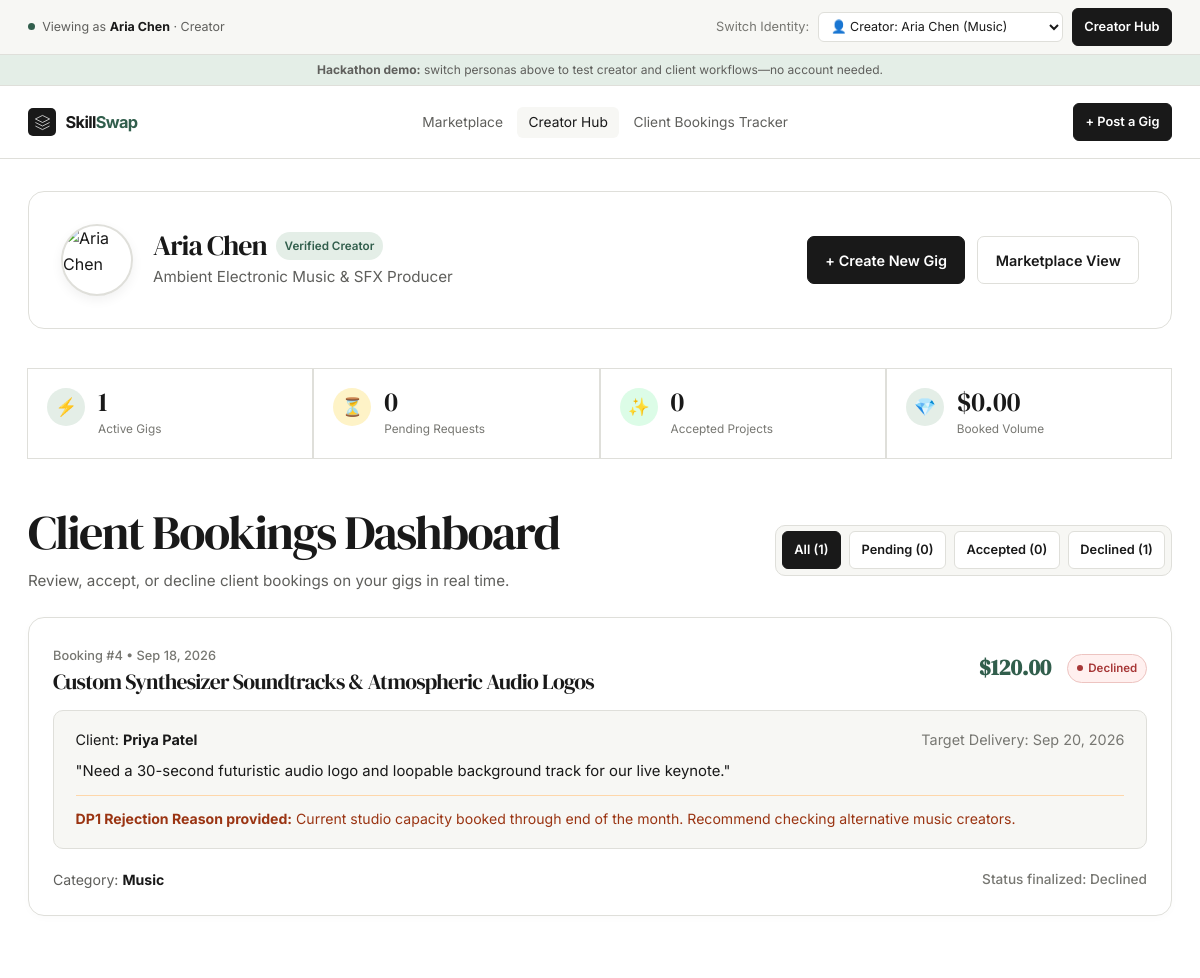
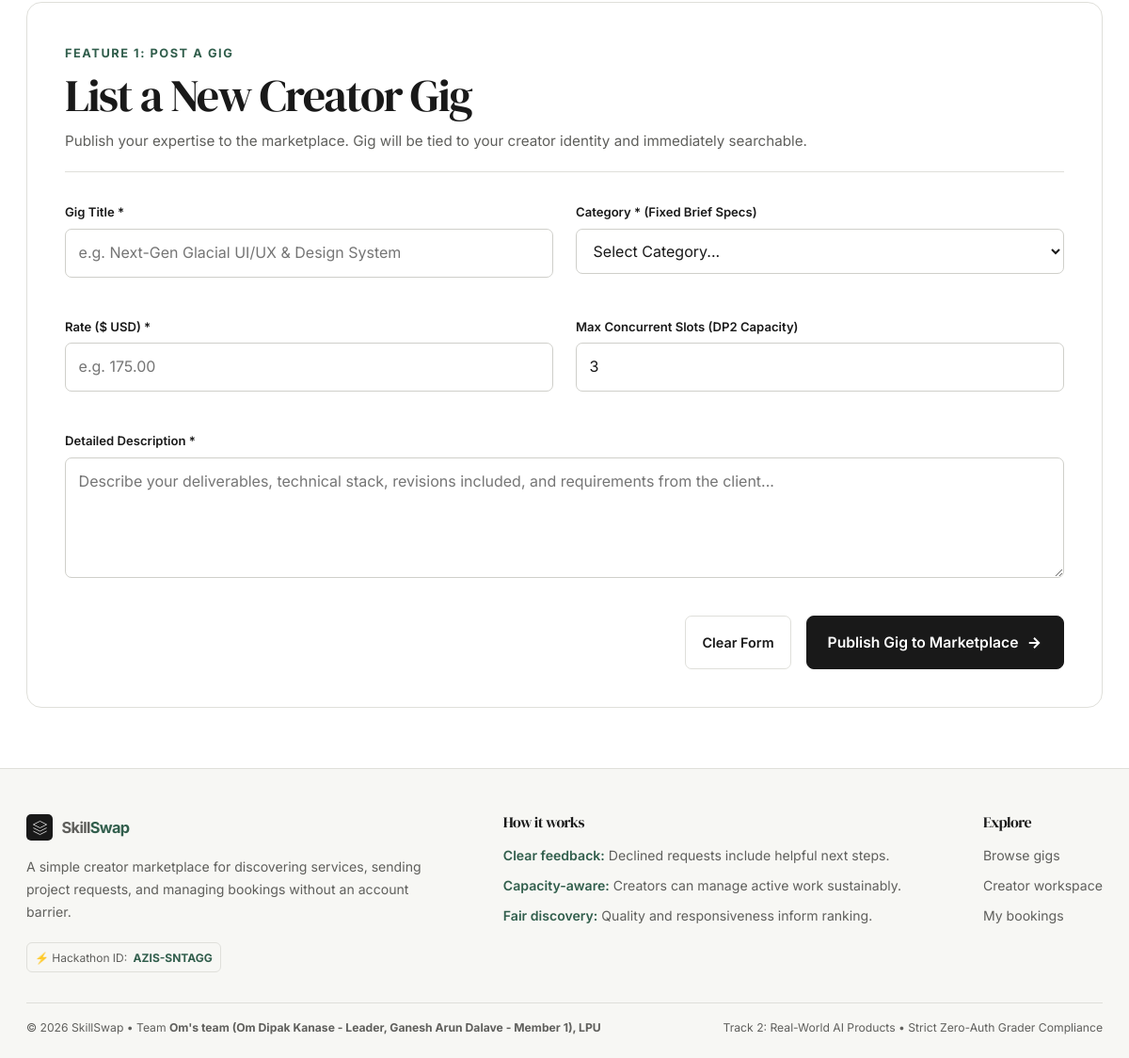
Page /creator.php?as_creator=3 on the committed database (2 pictures, top to bottom).
### tables this page shows
CREATE TABLE IF NOT EXISTS `bookings` (
    `id` INT AUTO_INCREMENT PRIMARY KEY,
    `gig_id` INT NOT NULL,
    `gig_title` VARCHAR(200) NOT NULL,
    `category` VARCHAR(50) NOT NULL,
    `rate` DECIMAL(10, 2) NOT NULL,
    `creator_id` INT NOT NULL,
    `creator_name` VARCHAR(100) NOT NULL,
    `client_id` INT DEFAULT NULL,
    `client_name` VARCHAR(100) NOT NULL,
    `message` TEXT DEFAULT NULL,
    `status` ENUM('Pending', 'Accepted', 'Declined') NOT NULL DEFAULT 'Pending',
    `payment_status` ENUM('Unpaid', 'Held_In_Escrow', 'Released_To_Creator', 'Refunded') NOT NULL DEFAULT 'Unpaid',
    `decline_reason` VARCHAR(255) DEFAULT NULL,
    `booked_date` DATE DEFAULT NULL,
    `created_at` TIMESTAMP DEFAULT CURRENT_TIMESTAMP,
    `updated_at` TIMESTAMP DEFAULT CURRENT_TIMESTAMP ON UPDATE CURRENT_TIMESTAMP,
    INDEX `idx_creator_status` (`creator_id`, `status`),
    INDEX `idx_client_status` (`client_name`, `status`),
    INDEX `idx_gig_status` (`gig_id`, `status`),
    INDEX `idx_payment_status` (`payment_status`)
);

### creator.php (the view, shortened to what the rows shown need)
<?php
require_once __DIR__ . '/includes/functions.php';
$activePersona = getActivePersona();
$isCreator = ($activePersona['type'] === 'creator');
$currentCreatorId = $isCreator ? (int)$activePersona['id'] : 1;
$creatorData = DEMO_CREATORS[$currentCreatorId] ?? DEMO_CREATORS[1];
$statusFilter = $_GET['status'] ?? null;
$creatorBookings = $isCreator ? getCreatorBookings($currentCreatorId, $statusFilter) : [];
require_once __DIR__ . '/includes/header.php';
?>
<main class="container" style="padding-top: 2rem;">
    <div class="glass-panel" style="padding: 2rem; margin-bottom: 2.5rem; display: flex; align-items: center; justify-content: space-between; flex-wrap: wrap; gap: 1.5rem; border: 1px solid var(--line); background: var(--paper);">
        <div style="display: flex; align-items: center; gap: 1.25rem;">
            <div>
                <div style="display: flex; align-items: center; gap: 0.6rem;">
                    <h1 style="font-size: 1.75rem; color: var(--ink); margin: 0;"><?= h($creatorData['name']) ?></h1>
                </div>
            </div>
        </div>
    </div>
    <section style="margin-bottom: 4rem;">
        <div style="display: flex; justify-content: space-between; align-items: center; margin-bottom: 1.5rem; flex-wrap: wrap; gap: 1rem;">
            <div>
                <h2 class="section-title">Client Bookings Dashboard</h2>
            </div>
        </div>
        <?php if (empty($creatorBookings)): ?>
            <div class="glass-panel" style="padding: 3.5rem 2rem; text-align: center; border: 1px solid var(--line);">
                <div style="font-size: 2.5rem; margin-bottom: 0.75rem;">📂</div>
                <h4 style="color: var(--ink); margin-bottom: 0.35rem; font-size: 1.25rem;">No bookings found</h4>
                <p style="color: var(--ink-soft); font-size: 0.92rem;">
                    <?= !empty($statusFilter) ? "No bookings with status '{$statusFilter}'." : "You haven't received any bookings yet. Gigs posted will receive client inquiries here." ?>
                </p>
            </div>
        <?php else: ?>
            <div>
                <?php foreach ($creatorBookings as $b): ?>
                    <div class="booking-item-card" id="booking-card-<?= $b['id'] ?>" style="background: var(--paper); border: 1px solid var(--line); border-radius: var(--radius-lg); padding: 1.5rem; margin-bottom: 1.25rem; box-shadow: 0 2px 8px rgba(0,0,0,0.02);">
                        <div class="booking-item-header" style="display: flex; justify-content: space-between; align-items: center; margin-bottom: 1rem; flex-wrap: wrap; gap: 0.75rem;">
                            <div>
                                <span style="font-size: 0.8rem; color: var(--text-muted); font-weight: 500;">Booking #<?= $b['id'] ?> &bull; <?= date('M d, Y', strtotime($b['created_at'])) ?></span>
                                <h3 style="font-size: 1.35rem; color: var(--ink); margin-top: 0.2rem;"><?= h($b['gig_title']) ?></h3>
                            </div>
                            <div style="display: flex; align-items: center; gap: 1rem;">
                                <div style="font-family: var(--font-heading); font-weight: 700; font-size: 1.4rem; color: var(--accent);">
                                    <?= formatRate($b['rate']) ?>
                                </div>
                                <div class="status-badge-container">
                                    <span class="status-badge <?= strtolower($b['status']) ?>">
                                        <span class="status-dot"></span>
                                        <?= h($b['status']) ?>
                                    </span>
                                </div>
                            </div>
                        </div>
                        <div style="background: var(--paper-warm); padding: 1.1rem 1.35rem; border-radius: var(--radius-md); border: 1px solid var(--line); margin-bottom: 1.25rem;">
                            <div style="display: flex; justify-content: space-between; margin-bottom: 0.5rem; font-size: 0.9rem; flex-wrap: wrap; gap: 0.5rem;">
                                <span style="color: var(--ink);">Client: <strong style="color: var(--ink);"><?= h($b['client_name']) ?></strong></span>
                                <span style="color: var(--text-muted);">Target Delivery: <?= !empty($b['booked_date']) ? date('M d, Y', strtotime($b['booked_date'])) : 'Flexible' ?></span>
                            </div>
                            <p style="font-size: 0.93rem; color: var(--ink); line-height: 1.55;">
                                "<?= h($b['message']) ?>"
                            </p>
                            <?php if ($b['status'] === 'Declined' && !empty($b['decline_reason'])): ?>
                                <div style="margin-top: 0.75rem; padding-top: 0.75rem; border-top: 1px solid #fed7aa; font-size: 0.88rem; color: #9a3412;">
                                    <strong>DP1 Rejection Reason provided:</strong> <?= h($b['decline_reason']) ?>
                                </div>
                            <?php endif; ?>
                        </div>
                        <div style="display: flex; justify-content: space-between; align-items: center; flex-wrap: wrap; gap: 1rem;">
                            <span style="font-size: 0.88rem; color: var(--ink-soft);">
                                Category: <strong style="color: var(--ink);"><?= h($b['category']) ?></strong>
                            </span>
                            <div class="booking-actions">
                                <?php if ($b['status'] === 'Pending'): ?>
                                    <button type="button" class="btn btn-sm btn-success btn-accept-booking" data-booking-id="<?= $b['id'] ?>">
                                        <span>✓ Accept Booking</span>
                                    </button>
                                    <button type="button" class="btn btn-sm btn-danger btn-decline-booking" data-booking-id="<?= $b['id'] ?>">
                                        <span>✕ Decline</span>
                                    </button>
                                <?php else: ?>
                                    <span style="font-size: 0.85rem; color: var(--text-muted); font-weight: 500;">Status finalized: <?= h($b['status']) ?></span>
                                <?php endif; ?>
                            </div>
                        </div>
                    </div>
                <?php endforeach; ?>
            </div>
        <?php endif; ?>
    </section>
    <section id="post-gig-section" class="glass-panel" style="padding: 2.5rem; margin-bottom: 4rem; border: 1px solid var(--line); background: var(--paper);">
        <div style="margin-bottom: 2rem; border-bottom: 1px solid var(--line); padding-bottom: 1.25rem;">
            <h2 class="section-title">List a New Creator Gig</h2>
        </div>
    </section>
</main>
<?php require_once __DIR__ . '/includes/footer.php'; ?>

### rows in the picture
bookings: id "4", created_at "Sep 18, 2026", gig_title "Custom Synthesizer Soundtracks & Atmospheric Audio Logos", rate "$120.00", status "Declined", client_name "Priya Patel", booked_date "Sep 20, 2026", message "Need a 30-second futuristic audio logo and loopable background track for our live keynote.", decline_reason "Current studio capacity booked through end of the month. Recommend checking alternative music creators.", category "Music"

### other values in the picture
$activePersona['name'] "Aria Chen"
$activePersona['type'] "Creator"
$creatorData['name'] "Aria Chen"
$creatorData['role'] "Ambient Electronic Music & SFX Producer"
count($myGigs) "1"
$pendingCount "0"
$acceptedCount "0"
formatRate($totalRevenue) "$0.00"
count($allBookings) "1"
$declinedCount "1"
